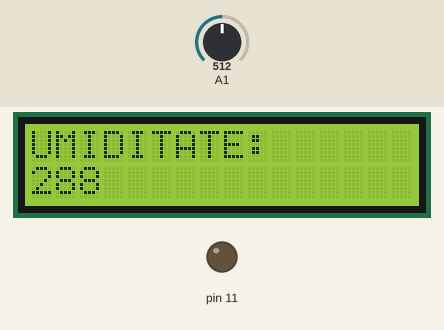
The sketch below on a simulated Arduino Uno, built with avr-gcc and run on an emulated ATmega328P. Shown: 16×2 character LCD, output pins drawn as LEDs (lit = HIGH). The inputs (shaded band) are chosen by the test bench; at power-on: A1 = 512.

Above: at 2.2 s.
2.3 s: A1 set to 440
At 11.2 s:
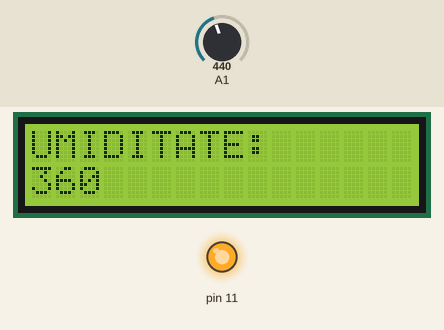
11.5 s: A1 set to 460
At 16.5 s:
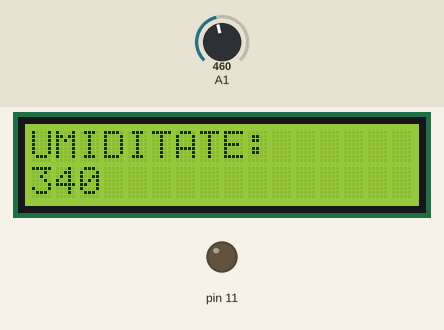
18.5 s: A1 set to 511
At 24.8 s:
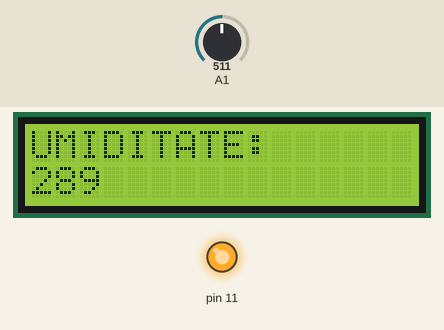
Timing chart, 0 to 31.5 s (numbered marks = the images above; inputs shaded):
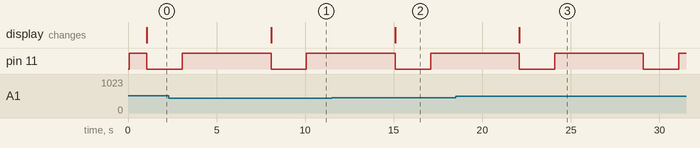

The sketch:

program.ino
```cpp
#include <LiquidCrystal.h>

const int rs = 8, en = 9, d4 = 4, d5 = 5, d6 = 6, d7 = 7;

LiquidCrystal lcd(rs, en, d4, d5, d6, d7);

int i=0;

void setup() {

   Serial.begin(9600);
   lcd.begin(16,2);
   lcd.clear();
   lcd.setCursor(0,0);

   lcd.print("NEXTLAB.TECH");
   digitalWrite(11,HIGH);
   pinMode(11,OUTPUT);

   delay(1000);

}

void loop() {
  digitalWrite(11,HIGH);
  int moisture;
  moisture = analogRead(A1);
  lcd.clear();
  lcd.setCursor(0,0);
  lcd.print("UMIDITATE:");
  lcd.setCursor(0,1);
  int displayableMoisture = 800-moisture;
  lcd.print(displayableMoisture);
  if(displayableMoisture<450) {
    digitalWrite(11,LOW);
    delay(2000);
    digitalWrite(11,HIGH);
  }
  delay(5000);
}
```

Measured:
- after the input at 2.3 s, the display: changes after 5.8 s (image 1)
- after the input at 11.5 s, the display: changes after 3.6 s (image 2)
- after the input at 18.5 s, the display: changes after 3.6 s (image 3)
- by itself, pin 11: alternates HIGH for 5.0 s and LOW for 2.0 s
